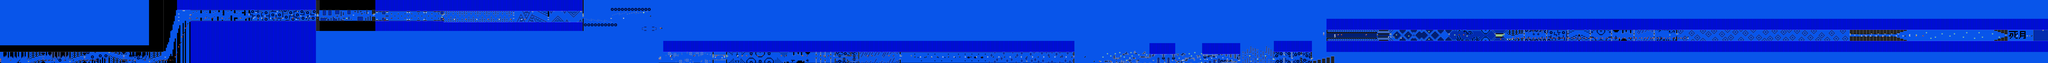

A level layout from a 2D game, rendered from its tile map. Below: a short description, then the map file with tile-grid data replaced by summaries:
An orthogonal 1828x57 tile map with 16x16 px tiles, 2 tile layers (SP, ...), 2 tilesets.

<map version="1.10" tiledversion="1.11.0" orientation="orthogonal" renderorder="right-down" width="1828" height="57" tilewidth="16" tileheight="16" infinite="0" nextlayerid="3" nextobjectid="1">
 <editorsettings>
  <chunksize width="16" height="27" />
  <export target="../LEVELS/LEVEL DATA/deathmoon.csv" format="csv" />
 </editorsettings>
 <tileset firstgid="1" name="famidash" tilewidth="16" tileheight="16" tilecount="256" columns="16">
  <image source="../GRAPHICS/famidash.bmp" width="256" height="256" />
 </tileset>
 <tileset firstgid="257" name="sprites" tilewidth="16" tileheight="16" tilecount="256" columns="16">
  <image source="../GRAPHICS/sprites.png" width="256" height="256" />
 </tileset>
 <layer id="1" width="1828" height="57">
  <data>[104196 cells, 104196 non-empty, 131 distinct tile ids]</data>
 </layer>
 <layer id="2" name="SP" width="1828" height="57">
  <data>[104196 cells, 485 non-empty, 48 distinct tile ids]</data>
 </layer>
</map>
